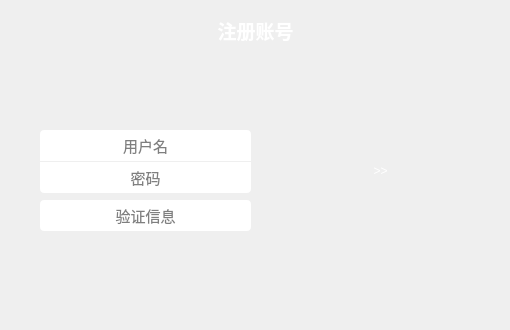
<?xml version="1.0" encoding="UTF-8"?>
<ui version="4.0">
 <class>registerWindow</class>
 <widget class="QDialog" name="registerWindow">
  <property name="geometry">
   <rect>
    <x>0</x>
    <y>0</y>
    <width>510</width>
    <height>330</height>
   </rect>
  </property>
  <property name="windowTitle">
   <string>Dialog</string>
  </property>
  <property name="styleSheet">
   <string notr="true"/>
  </property>
  <widget class="QPushButton" name="pushButton">
   <property name="geometry">
    <rect>
     <x>10</x>
     <y>10</y>
     <width>51</width>
     <height>51</height>
    </rect>
   </property>
   <property name="cursor">
    <cursorShape>PointingHandCursor</cursorShape>
   </property>
   <property name="focusPolicy">
    <enum>Qt::NoFocus</enum>
   </property>
   <property name="styleSheet">
    <string notr="true">border:0px;
background-image:url();</string>
   </property>
   <property name="text">
    <string/>
   </property>
  </widget>
  <widget class="QLineEdit" name="passwordEdit">
   <property name="geometry">
    <rect>
     <x>40</x>
     <y>162</y>
     <width>211</width>
     <height>31</height>
    </rect>
   </property>
   <property name="font">
    <font>
     <family>微软雅黑</family>
     <pointsize>11</pointsize>
    </font>
   </property>
   <property name="focusPolicy">
    <enum>Qt::ClickFocus</enum>
   </property>
   <property name="styleSheet">
    <string notr="true">background-image: url();
border-bottom-left-radius:4px;
border-bottom-right-radius:4px;
border-top-left-radius:0px;
border-top-right-radius:0px;</string>
   </property>
   <property name="inputMask">
    <string/>
   </property>
   <property name="maxLength">
    <number>11</number>
   </property>
   <property name="echoMode">
    <enum>QLineEdit::Password</enum>
   </property>
   <property name="alignment">
    <set>Qt::AlignCenter</set>
   </property>
   <property name="placeholderText">
    <string>密码</string>
   </property>
  </widget>
  <widget class="QLineEdit" name="usernameEdit">
   <property name="geometry">
    <rect>
     <x>40</x>
     <y>130</y>
     <width>211</width>
     <height>31</height>
    </rect>
   </property>
   <property name="font">
    <font>
     <family>微软雅黑</family>
     <pointsize>11</pointsize>
    </font>
   </property>
   <property name="focusPolicy">
    <enum>Qt::ClickFocus</enum>
   </property>
   <property name="styleSheet">
    <string notr="true">background-image: url();
border-top-left-radius:4px;
border-top-right-radius:4px;
border-bottom-left-radius:0px;
border-bottom-right-radius:0px;</string>
   </property>
   <property name="maxLength">
    <number>7</number>
   </property>
   <property name="cursorPosition">
    <number>0</number>
   </property>
   <property name="alignment">
    <set>Qt::AlignCenter</set>
   </property>
   <property name="placeholderText">
    <string>用户名</string>
   </property>
  </widget>
  <widget class="QLineEdit" name="comfirmEdit">
   <property name="geometry">
    <rect>
     <x>40</x>
     <y>200</y>
     <width>211</width>
     <height>31</height>
    </rect>
   </property>
   <property name="font">
    <font>
     <family>微软雅黑</family>
     <pointsize>11</pointsize>
    </font>
   </property>
   <property name="focusPolicy">
    <enum>Qt::ClickFocus</enum>
   </property>
   <property name="styleSheet">
    <string notr="true">background-image: url();
border-radius:4px;</string>
   </property>
   <property name="inputMask">
    <string/>
   </property>
   <property name="maxLength">
    <number>11</number>
   </property>
   <property name="echoMode">
    <enum>QLineEdit::Normal</enum>
   </property>
   <property name="alignment">
    <set>Qt::AlignCenter</set>
   </property>
   <property name="placeholderText">
    <string>验证信息</string>
   </property>
  </widget>
  <widget class="QLabel" name="label">
   <property name="geometry">
    <rect>
     <x>20</x>
     <y>10</y>
     <width>471</width>
     <height>41</height>
    </rect>
   </property>
   <property name="font">
    <font>
     <family>微软雅黑</family>
     <pointsize>14</pointsize>
     <weight>75</weight>
     <bold>true</bold>
    </font>
   </property>
   <property name="styleSheet">
    <string notr="true">background-image: url();
color: rgb(255, 255, 255);</string>
   </property>
   <property name="text">
    <string>注册账号</string>
   </property>
   <property name="alignment">
    <set>Qt::AlignCenter</set>
   </property>
  </widget>
  <widget class="QPushButton" name="pushButton_2">
   <property name="geometry">
    <rect>
     <x>330</x>
     <y>120</y>
     <width>101</width>
     <height>101</height>
    </rect>
   </property>
   <property name="cursor">
    <cursorShape>PointingHandCursor</cursorShape>
   </property>
   <property name="focusPolicy">
    <enum>Qt::NoFocus</enum>
   </property>
   <property name="styleSheet">
    <string notr="true">background-image: url();
font: 75 40pt &quot;微软雅黑&quot;;
color: rgb(255, 255, 255);
border:0px;</string>
   </property>
   <property name="text">
    <string>&gt;&gt;</string>
   </property>
   <property name="shortcut">
    <string>Return</string>
   </property>
  </widget>
  <widget class="QLabel" name="backLable">
   <property name="geometry">
    <rect>
     <x>0</x>
     <y>0</y>
     <width>510</width>
     <height>330</height>
    </rect>
   </property>
   <property name="styleSheet">
    <string notr="true">background-image: url(:/img/background/res/dialogBackground.png);</string>
   </property>
   <property name="text">
    <string/>
   </property>
  </widget>
  <widget class="QLabel" name="infoLabel">
   <property name="geometry">
    <rect>
     <x>40</x>
     <y>240</y>
     <width>211</width>
     <height>21</height>
    </rect>
   </property>
   <property name="font">
    <font>
     <family>微软雅黑</family>
     <pointsize>10</pointsize>
    </font>
   </property>
   <property name="styleSheet">
    <string notr="true">background-image: url();
color: rgb(255, 0, 0);</string>
   </property>
   <property name="text">
    <string/>
   </property>
   <property name="alignment">
    <set>Qt::AlignCenter</set>
   </property>
  </widget>
  <zorder>backLable</zorder>
  <zorder>label</zorder>
  <zorder>pushButton</zorder>
  <zorder>passwordEdit</zorder>
  <zorder>usernameEdit</zorder>
  <zorder>comfirmEdit</zorder>
  <zorder>pushButton_2</zorder>
  <zorder>infoLabel</zorder>
 </widget>
 <tabstops>
  <tabstop>usernameEdit</tabstop>
  <tabstop>passwordEdit</tabstop>
  <tabstop>comfirmEdit</tabstop>
 </tabstops>
 <resources/>
 <connections/>
</ui>
